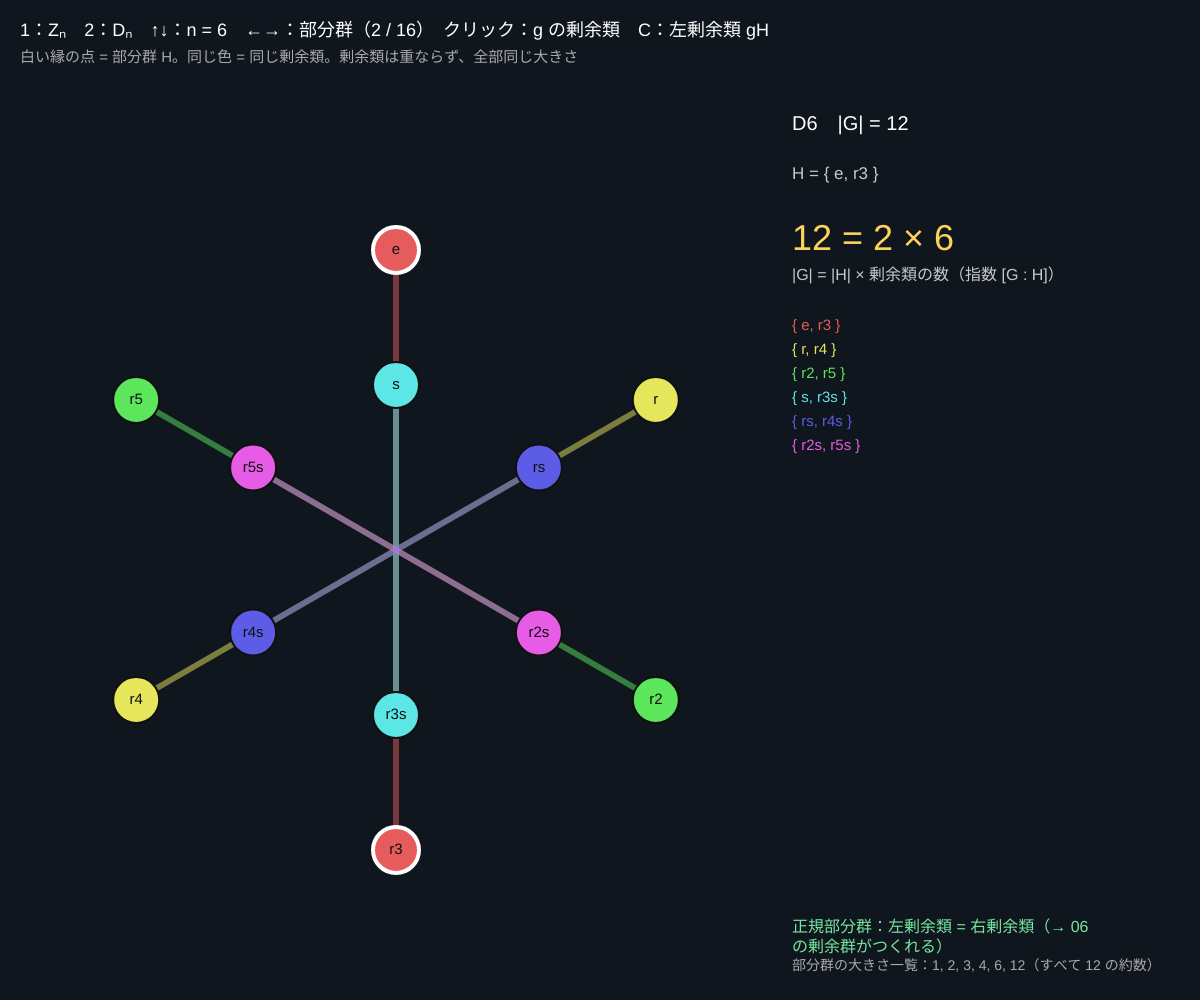
Frame 1 (no input)
Frame 60 (no input): identical to frame 1, image omitted
Frame 120 (the mouse pressed at the canvas centre since frame 60): identical to frame 1, image omitted

The p5.js sketch that drew this single still picture (run headless with seeded random() and noise() and a simulated clock; from frame 60 on, the mouse is pressed at the canvas centre):

// p5.js sketch
// ── sketch.js
// ============================================
// 05 部分群・剰余類・ラグランジュの定理
// 部分群 H（群 G の中で閉じている部分）をずらした gH を剰余類という。剰余類は G を同じ大きさに分ける
//   → |G| = |H| × （剰余類の数）。だから |H| はいつも |G| を割り切る（ラグランジュの定理）
// 1 = Zₙ / 2 = Dₙ / ↑↓ = n / ←→ = 部分群をえらぶ / 点をクリック = その元 g の剰余類 gH を強調 / C = 左剰余類・右剰余類
// ============================================

let groupNo = 2;
let n = 6;               // ★ n
let els = [], mul;       // 元の名前と掛け算（i をしてから j）
let subs = [];           // すべての部分群（元の番号の配列）
let si = 1;              // えらんでいる部分群
let pickG = -1;
let leftCoset = true;
let pos = [];

function setup() {
  createCanvas(windowWidth, windowHeight);
  build();
}

function build() {
  if (groupNo === 1) {
    els = [...Array(n).keys()].map(String);
    mul = (i, j) => (i + j) % n;
    pos = els.map((_, i) => [cos(-HALF_PI + (i * TWO_PI) / n), sin(-HALF_PI + (i * TWO_PI) / n)]);
  } else {
    let E = [];
    for (let f = 0; f < 2; f++) for (let k = 0; k < n; k++) E.push([k, f]);
    els = E.map((e) => (e[0] === 0 && !e[1] ? 'e' : (e[0] ? 'r' + (e[0] > 1 ? e[0] : '') : '') + (e[1] ? 's' : '')));
    mul = (i, j) => { let x = E[i], y = E[j]; return ((((y[0] + (y[1] ? -x[0] : x[0])) % n) + n) % n) + ((x[1] + y[1]) % 2) * n; };
    pos = E.map((e) => { let a = -HALF_PI + (e[0] * TWO_PI) / n, r = e[1] ? 0.55 : 1; return [r * cos(a), r * sin(a)]; });
  }
  // 部分群をすべて探す：2 つの元 a, b から生成される集合（Zₙ・Dₙ の部分群はこれで全部）
  let found = {};
  let N = els.length;
  for (let a = 0; a < N; a++) for (let b = a; b < N; b++) {
    let H = closure([a, b]);
    found[H.join(',')] = H;
  }
  subs = Object.values(found).sort((p, q) => p.length - q.length || p[1] - q[1]);
  si = min(1, subs.length - 1); pickG = -1;
}
// 生成：掛け算で閉じるまで足していく
function closure(gens) {
  let H = new Set([0, ...gens]), grew = true;
  while (grew) {
    grew = false;
    for (let x of [...H]) for (let y of [...H]) { let z = mul(x, y); if (!H.has(z)) { H.add(z); grew = true; } }
  }
  return [...H].sort((p, q) => p - q);
}
// 剰余類：左 gH = { g∘h }。mul(i, j) は「i をしてから j」= j∘i なので g∘h = mul(h, g)
function cosetOf(g, H) { return H.map((h) => (leftCoset ? mul(h, g) : mul(g, h))).sort((p, q) => p - q); }

function draw() {
  background(16, 22, 30);
  let N = els.length, H = subs[si];
  // 剰余類に分ける
  let cosets = [], which = Array(N).fill(-1);
  for (let g = 0; g < N; g++) {
    if (which[g] >= 0) continue;
    let C = cosetOf(g, H);
    for (let x of C) which[x] = cosets.length;
    cosets.push(C);
  }
  let normal = true;
  for (let g = 0; g < N; g++) { leftCoset = !leftCoset; let a = cosetOf(g, H).join(); leftCoset = !leftCoset; if (a !== cosetOf(g, H).join()) normal = false; }

  let cx = width * 0.33, cy = height * 0.55, R = min(width * 0.25, height * 0.34);
  // 剰余類ごとに点を線でつなぐ
  for (let c = 0; c < cosets.length; c++) {
    colorMode(HSB); stroke((c * 360) / cosets.length, 60, 90, 0.5); colorMode(RGB);
    strokeWeight(6); noFill();
    beginShape();
    for (let x of cosets[c]) vertex(cx + pos[x][0] * R, cy + pos[x][1] * R);
    endShape(CLOSE);
  }
  // 選んだ g の剰余類 gH：H の各元 h から gh への矢印
  if (pickG >= 0) {
    for (let h of H) {
      let t = leftCoset ? mul(h, pickG) : mul(pickG, h);
      stroke(255, 220, 90); strokeWeight(2);
      line(cx + pos[h][0] * R, cy + pos[h][1] * R, cx + pos[t][0] * R, cy + pos[t][1] * R);
    }
  }
  for (let i = 0; i < N; i++) {
    let x = cx + pos[i][0] * R, y = cy + pos[i][1] * R;
    colorMode(HSB); fill((which[i] * 360) / cosets.length, 60, 90); colorMode(RGB);
    stroke(H.includes(i) ? 255 : 16); strokeWeight(H.includes(i) ? 4 : 2);
    circle(x, y, 46);
    noStroke(); fill(15); textAlign(CENTER, CENTER); textSize(15);
    text(els[i], x, y);
    textAlign(LEFT, BASELINE);
  }

  // 文字
  noStroke(); fill(255); textSize(18);
  text('1：Zₙ　2：Dₙ　↑↓：n = ' + n + '　←→：部分群（' + (si + 1) + ' / ' + subs.length + '）　クリック：g の剰余類　C：' + (leftCoset ? '左剰余類 gH' : '右剰余類 Hg'), 20, 36);
  fill(170); textSize(15);
  text('白い縁の点 = 部分群 H。同じ色 = 同じ剰余類。剰余類は重ならず、全部同じ大きさ', 20, 62);

  let px = width * 0.66, py = 130;
  fill(255); textSize(20);
  text((groupNo === 1 ? 'Z' : 'D') + n + '　|G| = ' + N, px, py);
  fill(200); textSize(17);
  text('H = { ' + H.map((i) => els[i]).join(', ') + ' }', px, py + 36, width - px - 20);
  textSize(36); fill(255, 210, 90);
  text(N + ' = ' + H.length + ' × ' + cosets.length, px, py + 120);
  fill(200); textSize(16);
  text('|G| = |H| × 剰余類の数（指数 [G : H]）', px, py + 150);
  let y = py + 200;
  textSize(15);
  for (let c = 0; c < cosets.length && y < height - 120; c++) {
    colorMode(HSB); fill((c * 360) / cosets.length, 60, 90); colorMode(RGB);
    text('{ ' + cosets[c].map((i) => els[i]).join(', ') + ' }', px, y);
    y += 24;
  }
  fill(normal ? color(120, 230, 160) : color(255, 160, 120)); textSize(16);
  text(normal ? '正規部分群：左剰余類 = 右剰余類（→ 06 の剰余群がつくれる）' : '正規でない：左と右の剰余類がずれる（C で比べよう）', px, height - 80, width - px - 20);
  fill(170); textSize(14);
  text('部分群の大きさ一覧：' + [...new Set(subs.map((s) => s.length))].join(', ') + '（すべて ' + N + ' の約数）', px, height - 30);
}

function mousePressed() {
  let cx = width * 0.33, cy = height * 0.55, R = min(width * 0.25, height * 0.34);
  pickG = -1;
  for (let i = 0; i < els.length; i++) if (dist(mouseX, mouseY, cx + pos[i][0] * R, cy + pos[i][1] * R) < 24) pickG = i;
}

function keyPressed() {
  if (key === '1' || key === '2') { groupNo = +key; build(); }
  if (key === UP_ARROW) { n = min(n + 1, groupNo === 1 ? 24 : 10); build(); }
  if (key === DOWN_ARROW) { n = max(n - 1, groupNo === 1 ? 2 : 3); build(); }
  if (key === RIGHT_ARROW) si = (si + 1) % subs.length;
  if (key === LEFT_ARROW) si = (si + subs.length - 1) % subs.length;
  if (key === 'c' || key === 'C') leftCoset = !leftCoset;
  return false;
}

// ---------- やってみよう ----------
// 1. Z₁₂ の部分群を全部見よう。大きさは 1, 2, 3, 4, 6, 12 → 12 の約数だけ。5 の部分群はない
// 2. D₃ で H = { e, s } を選び、C で左と右を比べる。剰余類がずれる = 正規でない
// 3. Dₙ の回転だけの部分群 { e, r, r², … } は正規。剰余類は「回転」と「鏡映」の 2 つ
// 4. 素数 p の Zₚ には部分群が 2 つ（{0} と全体）しかない。なぜ？
